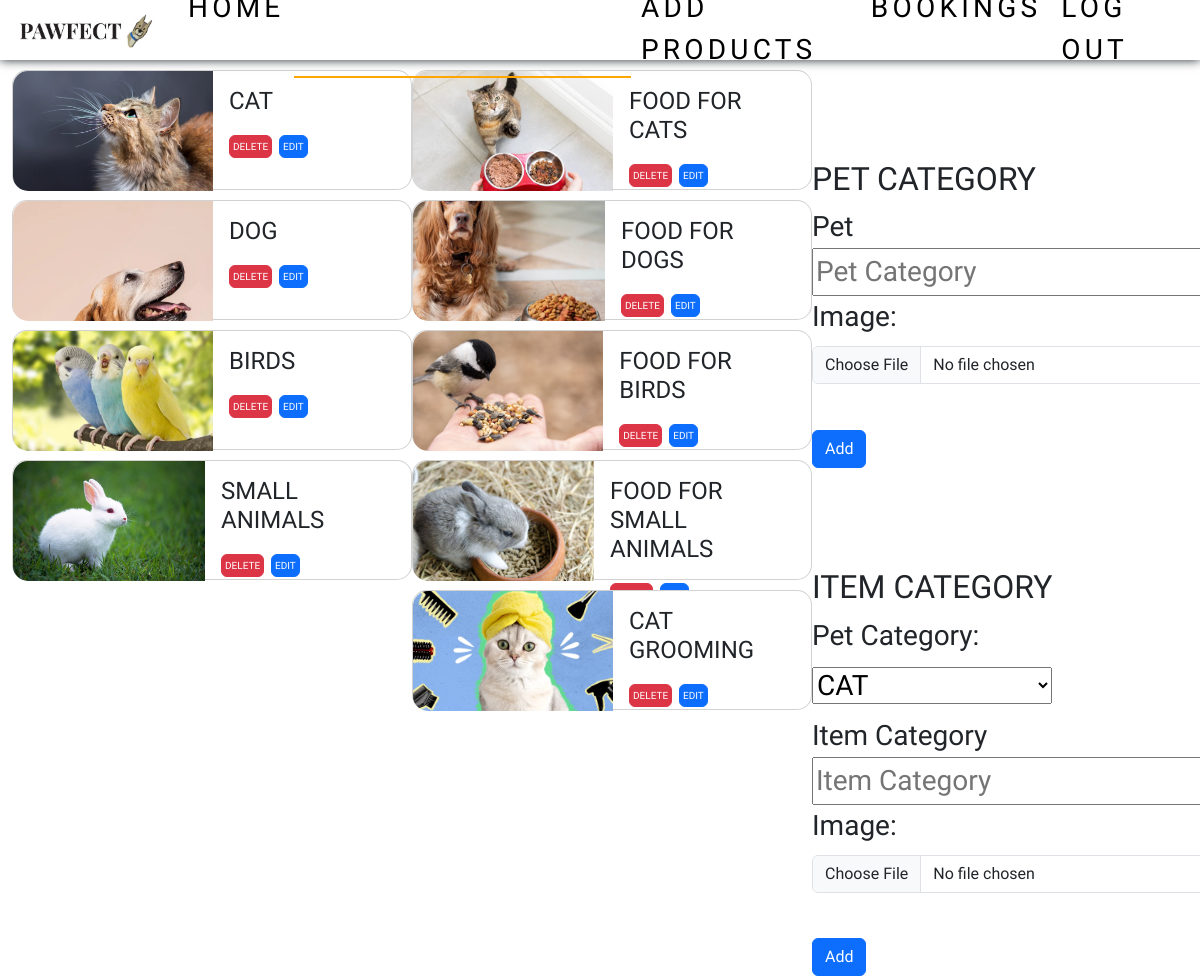
/add_pet (signed in), run on the app's committed database.
### app/models.py (models this page shows)
class Pet(models.Model):
    pet=models.TextField()
    img=models.FileField()

class Category(models.Model):
    pet=models.ForeignKey(Pet,on_delete=models.CASCADE)
    category=models.TextField()
    img=models.FileField()

### app/views.py (the view)
# urls.py: path('add_pet',views.add_pet),
def add_pet(req):
    if 'eshop' in req.session:
        if req.method=='POST':
            if 'pet_form' in req.POST:
                pet_cate=req.POST['pet']
                petImg=req.FILES.get('petImg')
                data=Pet.objects.create(pet=pet_cate,img=petImg)
                data.save()
            elif 'category_form' in req.POST:
                pet_cate=req.POST['pet_cate']
                prd_cate=req.POST['cate']
                cateImg=req.FILES['cateImg']
                data1=Category.objects.create(pet=Pet.objects.get(pet=pet_cate),category=prd_cate,img=cateImg)
                data1.save()
            return redirect(add_pet)
        else:
            data=Pet.objects.all()
            data1=Category.objects.all()
            return render(req,'shop/pet.html',{'data':data,'data1':data1})
    else:
        return redirect(shop_login)

### templates/shop/pet.html (shortened to what this page needs)
<!DOCTYPE html>
<html lang="en">
<head>
    {% load static %}
    <link href="https://cdn.jsdelivr.net/npm/bootstrap@5.3.3/dist/css/bootstrap.min.css" rel="stylesheet">
    <link rel="stylesheet" href="{% static 'css/pet.css' %}">
    <link rel="stylesheet" href="{% static 'css/style.css' %}">
</head>
<body>
    <nav class="navbar navbar-expand-sm  navbar-dark fixed-top">
        <div class="container-fluid">
          <a class="navbar-brand" href="#"><img src="{% static 'images/pawfectlogo.jpg'%}" alt="" width="150px"></a>
          <div class="collapse navbar-collapse" id="collapsibleNavbar">
            <ul class="navbar-nav">
              <li class="nav-item">
                <a class="nav-link" href="shop_home">Home</a>
              </li>
              <li class="nav-item">
                <a class="nav-link active" href="add_pet">Add Pet or Category</a>
              </li>
              <li class="nav-item">
                <a class="nav-link" href="add_prod">Add Products</a>
              </li>
              <li class="nav-item">
                <a class="nav-link" href="booking">Bookings</a>
              </li>
              <li class="nav-item">
                <a class="nav-link" href="logout">Log out</a>
              </li>
            </ul>
          </div>
        </div>
      </nav>
    <div class="container-fluid">
        <div class="row">
            <div class="col-lg-4 col">
                {% for i in data %}
                    <div class="card flex-row">
                        <img class="card-img-left" src="{{i.img.url}}" alt="Card image" >
                        <div class="card-body">
                            <h4 class="card-title">{{i.pet}}</h4>
                            <a href="delete_pet/{{i.pk}}" class="btn btn-danger dbtn">DELETE</a>
                            <a href="edit_pet/{{i.pk}}" class="btn btn-primary dbtn">EDIT</a>
                        </div>
                    </div>
                {% endfor %}
            </div>
            <div class="col-lg-4 col">
                {% for i in data1 %}
                    <div class="card flex-row">
                        <img class="card-img-left" src="{{i.img.url}}" alt="Card image" >
                        <div class="card-body">
                            <h4 class="card-title">{{i.category}}</h4>
                            <a href="delete_category/{{i.pk}}" class="btn btn-danger dbtn">DELETE</a>
                            <a href="edit_category/{{i.pk}}" class="btn btn-primary dbtn">EDIT</a>
                        </div>
                    </div>
                {% endfor %}
            </div>
            <div class="col-lg-4">
                <form action="" method="post" enctype="multipart/form-data" id="pet_form">
                    <h2>PET CATEGORY</h2>
                    <label for="Pet">Pet</label>
                    <input type="text" name="pet" placeholder="Pet Category"><br>
                    <label for="img" class="form-label">Image:</label>
                    <input type="file" class="form-control" name="petImg"><br>
                    <input type="submit" class="btn btn-primary" name="pet_form" value="Add">
                </form>
                <form action="" method="post" enctype="multipart/form-data" id="category_form">
                    <h2>ITEM CATEGORY</h2>
                    <div class="mb-2">
                      <label for="pet_cate" class="form-label">Pet Category:</label>
                      <select name="pet_cate" id="">
                        {% for i in data %}
                          <option value="{{i.pet}}">{{i.pet}}</option>
                        {% endfor %}
                      </select>
                    </div>
                    <label for="cate">Item Category</label>
                    <input type="text" name="cate" placeholder="Item Category"><br>
                    <label for="img" class="form-label">Image:</label>
                    <input type="file" class="form-control" name="cateImg"><br>
                    <input type="submit" class="btn btn-primary" name="category_form" value="Add">
                </form>
            </div>
        </div>
    </div>
</body>
</html>

### static/css/pet.css (style rules this page uses)
#pet_form,#category_form { width: 400px; margin-top: 100px; }
.card { margin: 10px 0; border-radius: 15px; width: 400px; height: 120px; }
.card img { border-radius: 15px 0 0 15px; width: 200px; height: 120px; object-fit: cover; }
.dbtn { font-size: 10px; padding: 3px; }

### static/css/style.css (style rules this page uses)
body { margin-top: 60px; font-family: 'Cute Font'; font-size: 28px; }
.navbar { background-color: rgb(255, 255, 255); box-shadow: 0 0 10px ; height: 60px; }
.nav-link { color: rgb(0, 0, 0); padding: 5px 10px !important; text-transform: uppercase; letter-spacing: 0.15em; display: inline-block; position: relative; }
.active { color: black; border-bottom: 2px solid orange; }

### data on the page
Pet: img (picture), pet "CAT"
Pet: img (picture), pet "DOG"
Pet: img (picture), pet "BIRDS"
Pet: img (picture), pet "SMALL ANIMALS"
Category: img (picture), category "FOOD FOR CATS"
Category: img (picture), category "FOOD FOR DOGS"
Category: img (picture), category "FOOD FOR BIRDS"
Category: img (picture), category "FOOD FOR SMALL ANIMALS"
Category: img (picture), category "CAT GROOMING"

### other printed values
form field pet_cate "CAT"
